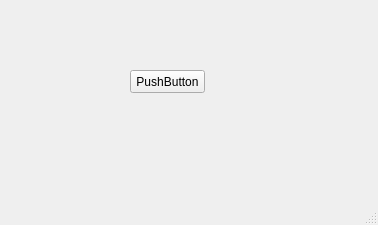
<?xml version="1.0" encoding="UTF-8"?>
<ui version="4.0">
 <class>MainWindow</class>
 <widget class="QMainWindow" name="MainWindow">
  <property name="geometry">
   <rect>
    <x>0</x>
    <y>0</y>
    <width>378</width>
    <height>225</height>
   </rect>
  </property>
  <property name="windowTitle">
   <string>MainWindow</string>
  </property>
  <widget class="QWidget" name="centralwidget">
   <widget class="QPushButton" name="pushButton">
    <property name="geometry">
     <rect>
      <x>130</x>
      <y>70</y>
      <width>75</width>
      <height>23</height>
     </rect>
    </property>
    <property name="text">
     <string>PushButton</string>
    </property>
   </widget>
  </widget>
  <widget class="QMenuBar" name="menubar">
   <property name="geometry">
    <rect>
     <x>0</x>
     <y>0</y>
     <width>378</width>
     <height>23</height>
    </rect>
   </property>
  </widget>
  <widget class="QStatusBar" name="statusbar"/>
 </widget>
 <resources/>
 <connections/>
</ui>
